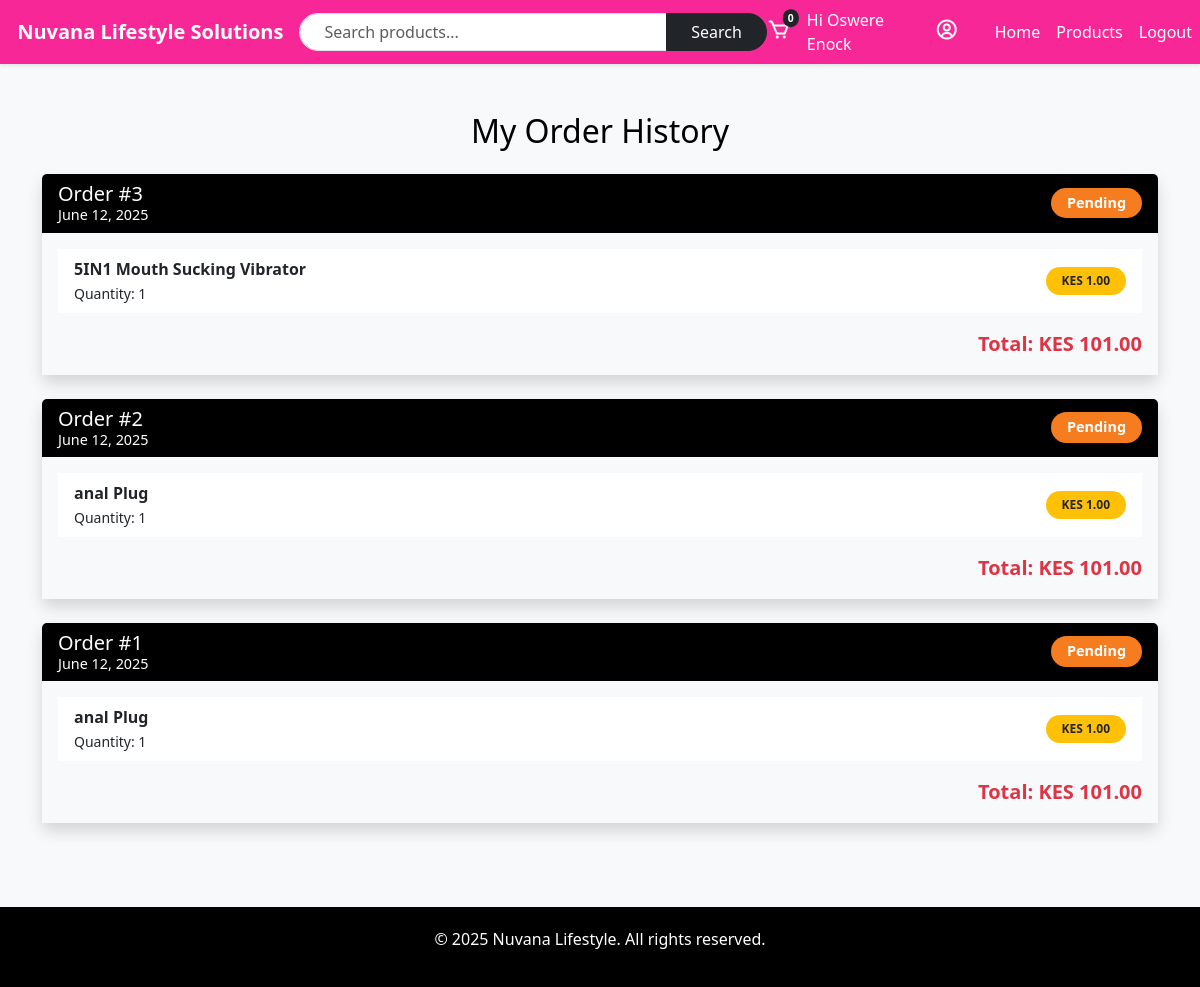
The app's page /orders/my-orders/ (signed in), older data.
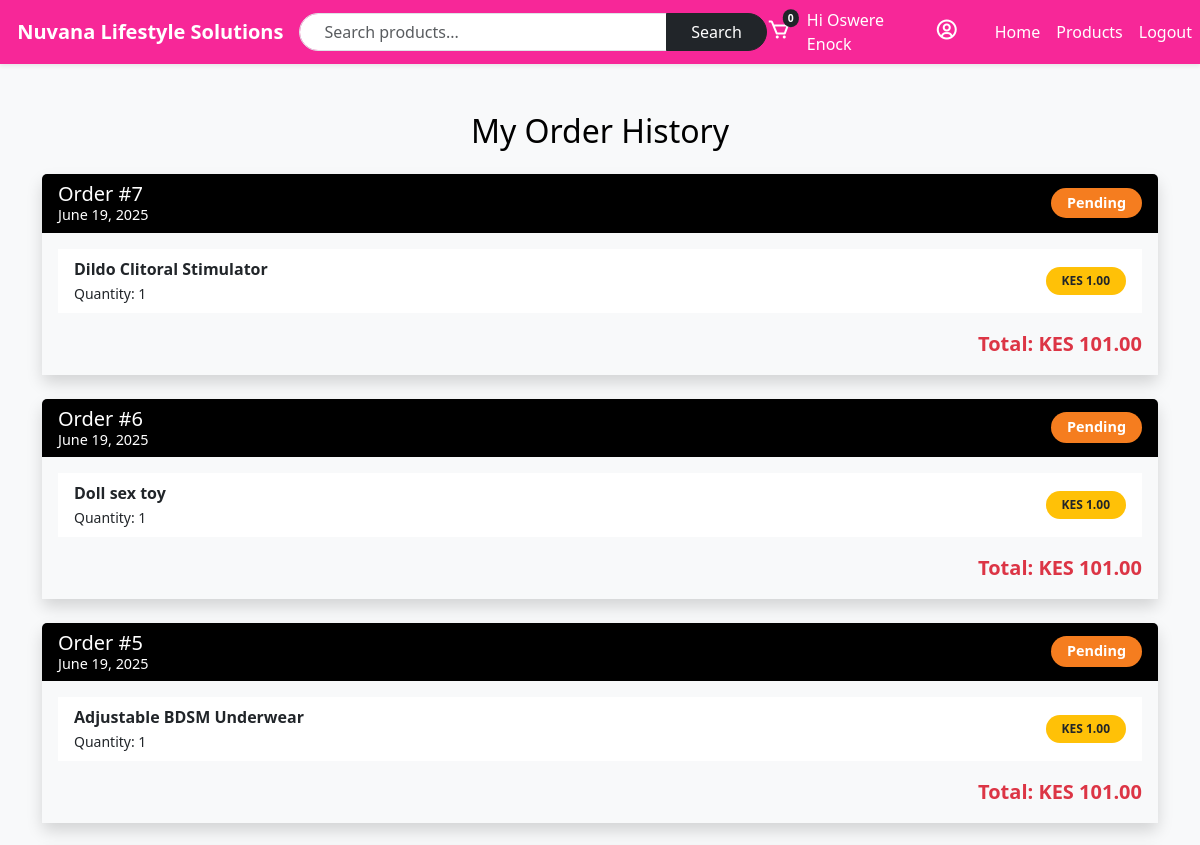
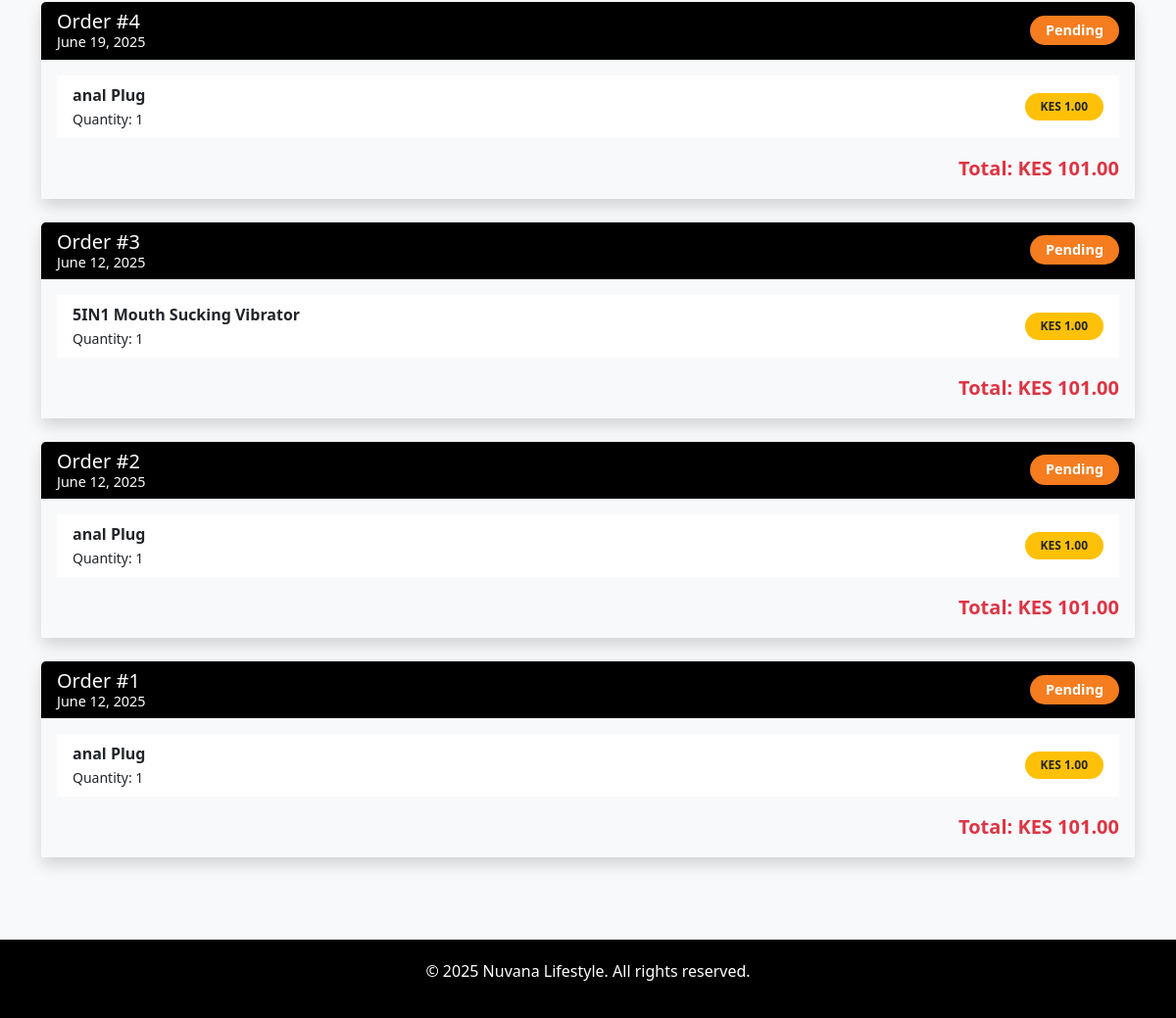
The same page, newer data (2 pictures, top to bottom).
### orders/models.py (models this page shows, shortened)
class Order(models.Model):
    PENDING = 'pending'
    PAID = 'paid'
    PROCESSING = 'processing'
    SHIPPED = 'shipped'
    OUT_FOR_DELIVERY = 'out_for_delivery'
    DELIVERED = 'delivered'
    CANCELLED = 'cancelled'
    REFUNDED = 'refunded'
    FAILED = 'failed'
    ORDER_STATUS_CHOICES = [
        (PENDING, 'Pending'),
        (PAID, 'Paid'),
        (PROCESSING, 'Processing'),
        (SHIPPED, 'Shipped'),
        (OUT_FOR_DELIVERY, 'Out for Delivery'),
        (DELIVERED, 'Delivered'),
        (CANCELLED, 'Cancelled'),
        (REFUNDED, 'Refunded'),
        (FAILED, 'Failed'),
    ]
    user = models.ForeignKey(settings.AUTH_USER_MODEL, on_delete=models.CASCADE, related_name='orders')
    order_number = models.UUIDField(default=uuid.uuid4, editable=False, unique=True)
    created_at = models.DateTimeField(auto_now_add=True)
    status = models.CharField(max_length=20, choices=ORDER_STATUS_CHOICES, default=PENDING)
    address = models.CharField(max_length=255, blank=True, null=True)
    postal_code = models.CharField(max_length=20, blank=True, null=True)
    city = models.CharField(max_length=100, blank=True, null=True)
    phone_number = models.CharField(max_length=15, blank=True, null=True)
    payment_reference = models.CharField(max_length=100, blank=True, null=True)
    pesapal_tracking_id = models.CharField(max_length=100, blank=True, null=True, unique=True)
    delivery_fee = models.DecimalField(max_digits=10, decimal_places=2, default=0)
    delivery_message = models.CharField(max_length=255, blank=True, null=True)
    coupon = models.ForeignKey('coupons.Coupon', null=True, blank=True, on_delete=models.SET_NULL)
    def get_items_total(self):
        return sum(item.get_subtotal() for item in self.items.all())
    def apply_coupon_discount(self, items_total):
        if self.coupon:
            if self.coupon.discount_type == 'percentage':
                return items_total * (self.coupon.discount_value / 100)
            elif self.coupon.discount_type == 'fixed':
                return min(items_total, self.coupon.discount_value)
        return Decimal('0')
    def get_total(self):
        items_total = self.get_items_total()
        discount = self.apply_coupon_discount(items_total)
        return items_total - discount + (self.delivery_fee or Decimal('0'))

class OrderItem(models.Model):
    order = models.ForeignKey(Order, related_name='items', on_delete=models.CASCADE)
    product = models.ForeignKey(Product, on_delete=models.CASCADE)
    quantity = models.PositiveIntegerField(default=1)
    price = models.DecimalField(max_digits=10, decimal_places=2)  # Price at time of order
    def get_subtotal(self):
        return self.price * self.quantity

### core/models.py (models this page shows, shortened)
class Product(models.Model):
    name = models.CharField(max_length=100)
    price = models.IntegerField()
    main_image = models.ImageField(upload_to='products/')
    image_1 = models.ImageField(upload_to='products/', blank=True, null=True)
    image_2 = models.ImageField(upload_to='products/', blank=True, null=True)
    image_3 = models.ImageField(upload_to='products/', blank=True, null=True)
    image_4 = models.ImageField(upload_to='products/', blank=True, null=True)
    spec_1 = models.CharField(max_length=255, blank=True, null=True)
    spec_2 = models.CharField(max_length=255, blank=True, null=True)
    spec_3 = models.CharField(max_length=255, blank=True, null=True)
    spec_4 = models.CharField(max_length=255, blank=True, null=True)
    categories = models.ManyToManyField(Category, related_name='products')
    is_featured = models.BooleanField(default=False)
    is_new = models.BooleanField(default=False)
    created_at = models.DateTimeField(default=timezone.now)

### orders/views.py (the view)
# urls.py: path('my-orders/', views.order_history, name='order_history'),
@login_required
def order_history(request):
    orders = request.user.orders.prefetch_related('items__product').order_by('-created_at')
    return render(request, 'orders/order_history.html', {'orders': orders})

### cart/context_processors.py (called while the page is built)
def cart_item_count(request):
    count = 0
    if not request.session.session_key:
        request.session.create()
    session_key = request.session.session_key
    try:
        if request.user.is_authenticated:
            cart = Cart.objects.get(user=request.user)
        else:
            cart = Cart.objects.get(session_key=session_key, user=None)
        count = sum(item.quantity for item in cart.items.all())
    except Cart.DoesNotExist:
        pass
    return {'cart_count': count}

### orders/templates/orders/order_history.html (shortened to what this page needs)
{% extends 'base.html' %} {% load static %} {% block content %}
<link rel="stylesheet" href="{% static 'orders/orders.css' %}" />
<div class="container mt-5">
  <h2 class="mb-4 text-center" style="color: #000000">My Order History</h2>
  {% if orders %} {% for order in orders %}
  <div class="card mb-4 border-0 shadow" style="border-left: 5px solid #f72798">
    <div
      class="card-header d-flex justify-content-between align-items-center text-white"
      style="background-color: #000000"
    >
      <div>
        <h5 class="mb-0">
          Order #{{ order.id }}
          <small class="d-block" style="font-size: 0.9rem"
            >{{ order.created_at|date:"F j, Y" }}</small
          >
        </h5>
      </div>
      <span
        class="badge rounded-pill px-3 py-2"
        style="background-color:
            {% if order.status == 'pending' %}#f57d1f
            {% elif order.status == 'shipped' %}#4caf50
            {% else %}#9e9e9e
            {% endif %};
            font-size: 0.9rem;"
      >
        {{ order.status|capfirst }}
      </span>
    </div>
    <div class="card-body bg-light">
      <ul class="list-group list-group-flush">
        {% for item in order.items.all %}
        <li
          class="list-group-item d-flex justify-content-between align-items-center"
        >
          <div>
            <strong>{{ item.product.name }}</strong><br />
            <small>Quantity: {{ item.quantity }}</small>
          </div>
          <span class="badge bg-warning text-dark rounded-pill px-3 py-2">
            KES {{ item.get_subtotal|floatformat:2 }}
          </span>
        </li>
        {% endfor %}
      </ul>
      <div class="mt-3 text-end">
        <strong class="text-danger fs-5"
          >Total: KES {{ order.get_total|floatformat:2 }}</strong
        >
      </div>
    </div>
  </div>
  {% endfor %} {% endif %}
</div>
{% endblock content %}

Row changes from the older to the newer data that the page shows:
added Order: id "7", created_at "June 19, 2025", status "Pending", get_total "101.00"
added OrderItem: product.name "Dildo Clitoral Stimulator", quantity "1", get_subtotal "1.00", shown under "7"
added Order: id "6", created_at "June 19, 2025", status "Pending", get_total "101.00"
added OrderItem: product.name "Doll sex toy", quantity "1", get_subtotal "1.00", shown under "6"
added Order: id "5", created_at "June 19, 2025", status "Pending", get_total "101.00"
added OrderItem: product.name "Adjustable BDSM Underwear", quantity "1", get_subtotal "1.00", shown under "5"
added Order: id "4", created_at "June 19, 2025", status "Pending", get_total "101.00"
added OrderItem: product.name "anal Plug", quantity "1", get_subtotal "1.00", shown under "4"
